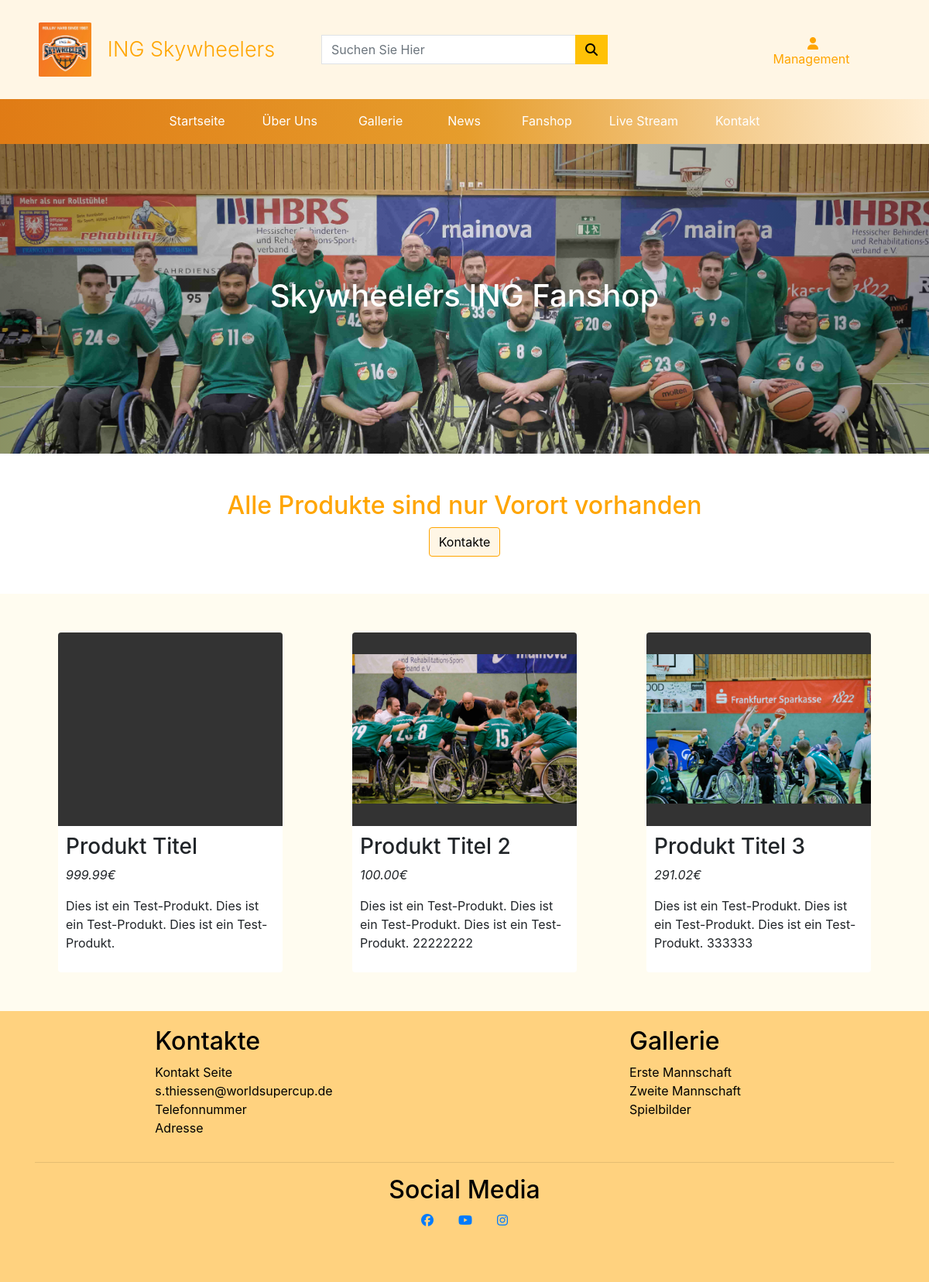
The app's page /fanshop/ with its own data.
### fanshop/models.py (models this page shows, shortened)
class BannerImage(models.Model):
    page_title = models.CharField(max_length=100, null=False, blank=False, default='')
    banner = models.ImageField(null=False, blank=False)

class Product(models.Model):
    name = models.CharField(max_length=254, null=False, blank=False, default='')
    image = models.ImageField(null=False, blank=False)
    description = models.TextField()
    price = models.DecimalField(max_digits=6, decimal_places=2)

### fanshop/views.py (the view)
# urls.py: path('', views.fanshop_page, name='fanshop')
def fanshop_page(request):
    banner = BannerImage.objects.all()
    products = Product.objects.all()
    context = {
        'banner': banner,
        'products': products
    }
    return render(request, 'fanshop/fanshop.html', context)

### fanshop/templates/fanshop/fanshop.html (shortened to what this page needs)
{% extends 'base.html' %}
{% load static %}
{% block css %}
<link rel="stylesheet" href="{% static 'css/fanshop.css' %}">
{% endblock %}
{% block content %}
<section>
    <div class="container-fluid">
        <div class="row">
            <div class="col p-0">
                {% for img in banner %}
                <div class="fanshop-banner text-center"style="background-image: linear-gradient(to right, rgba(0, 0, 0, 0.3), rgba(255, 255, 255, 0.1), rgba(0, 0, 0, 0.3)), url('{{ img.banner.url }}');">
                    <h1>{{ img.page_title }}</h1>
                </div>
                {% endfor %}
            </div>
        </div>
    </div>
</section>
<section>
    <div class="container-fluid">
        <div class="row">
            <div class="col my-5 text-center">
                <h2 class="orange-text">Alle Produkte sind nur Vorort vorhanden</h2>
                <a href="{% url 'contactPage' %}"class="btn btn-outline-warning-edit">Kontakte</a>
            </div>
        </div>
    </div>
</section>
<section class="orange-bg">
    <div class="container">
        <div class="row">
            {% for detail in products %}
            <div class="col-lg-4 col-md-6 col-xs-12">
                <div class="product-wrap">
                    <div class="product-image rounded-top" style="background-image: url('{{ detail.image.url }}');"></div>
                    <div class="product-details rounded-bottom">
                        <h3>{{detail.name}}</h3>
                        <p><em>{{detail.price}}€</em></p>
                        <p>{{detail.description}}</p>
                    </div>
                </div>
            </div>
            {% endfor %}
        </div>
    </div>
</section>
{% endblock %}

### static/css/base.css (style rules this page uses)
.btn-outline-warning-edit { color: orange; background-color: rgb(255, 165, 0, 0.1); border-color: orange; }
.orange-text { color: orange; }

### fanshop/static/css/fanshop.css (style rules this page uses)
.orange-bg { background-color: #fffcf0; }
.orange-text { color: orange }
.btn { color: #000; }
.fanshop-banner { width: 100%; height: 50vh; background-position: center; background-repeat: no-repeat; background-size: cover; display: flex; align-items: center; justify-content: center; color: white; }
.product-wrap { margin: 50px 30px }
.product-image { width: 100%; height: 250px; background-color: #333; background-repeat: no-repeat; background-position: center; background-size: contain; }
.product-details { background-color: white; padding: 10px; }

### records on screen
BannerImage: banner (picture), page_title "Skywheelers ING Fanshop"
Product: name "Produkt Titel", price "999.99", description "Dies ist ein Test-Produkt. Dies ist ein Test-Produkt. Dies ist ein Test-Produkt."
Product: image (picture), name "Produkt Titel 2", price "100.00", description "Dies ist ein Test-Produkt. Dies ist ein Test-Produkt. Dies ist ein Test-Produkt. 22222222"
Product: image (picture), name "Produkt Titel 3", price "291.02", description "Dies ist ein Test-Produkt. Dies ist ein Test-Produkt. Dies ist ein Test-Produkt. 333333"
